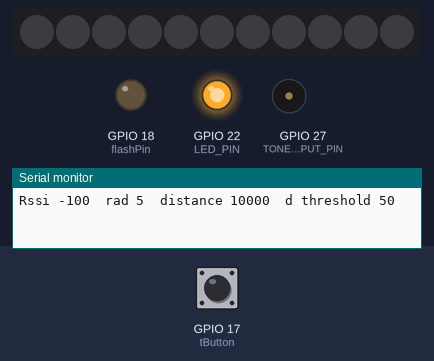
The sketch below on a simulated ESP32. Parts: 11 RGB LEDs in strip order, left to right, output pins drawn as LEDs (lit = HIGH), buzzer (waves = sounding), the last lines printed to the serial monitor. The inputs (shaded band) are chosen by the test bench; at power-on: GPIO 17 (tButton) HIGH. Random numbers use the default seed unless the sketch sets one; nothing arrives over Bluetooth unless stated.

Above: at 1.2 s.
1.3 s: GPIO 17 (tButton) pulled LOW for 0.15 s
At 3.3 s:
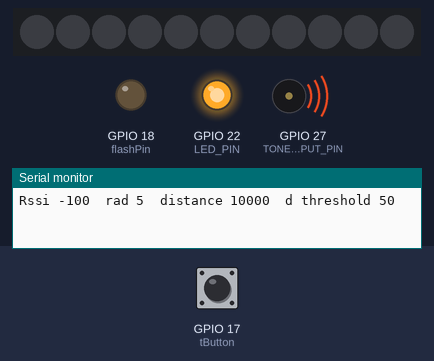
4.4 s: GPIO 17 (tButton) pulled LOW for 1 s
At 5.07 s:
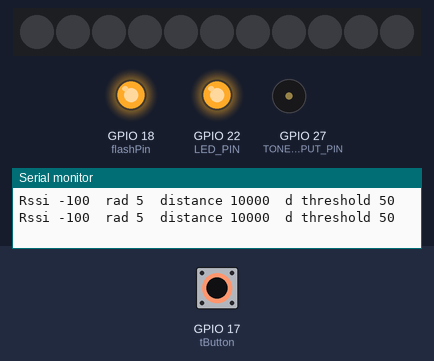
8.3 s: GPIO 17 (tButton) pulled LOW for 3.2 s
At 10.1 s:
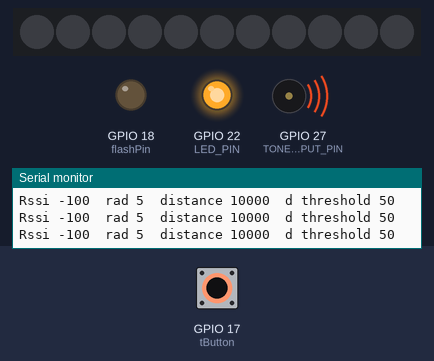
Timing chart, 0 to 12.3 s (numbered marks = the images above; inputs shaded):
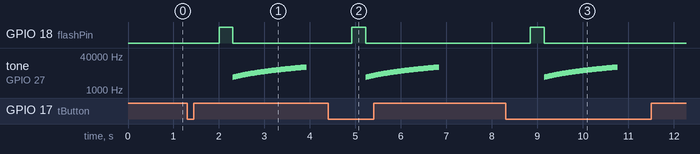

Measured:
- after the input at 1.3 s, GPIO 18 (flashPin): LOW → HIGH after 0.70 s, → LOW 0.30 s later; tone on GPIO 27 (TONE_OUTPUT_PIN): plays 4000 Hz for 0.02 s, 4100 Hz for 0.02 s, 4200 Hz for 0.02 s, 4300 Hz for 0.02 s, 4400 Hz for 0.02 s, 4500 Hz for 0.02 s … (81 notes in this stretch), starting after 1.0 s
- after the input at 4.4 s, GPIO 18 (flashPin): LOW → HIGH after 0.52 s, → LOW 0.30 s later; tone on GPIO 27 (TONE_OUTPUT_PIN): plays 4000 Hz for 0.02 s, 4100 Hz for 0.02 s, 4200 Hz for 0.02 s, 4300 Hz for 0.02 s, 4400 Hz for 0.02 s, 4500 Hz for 0.02 s … (81 notes in this stretch), starting after 0.82 s
- after the input at 8.3 s, GPIO 18 (flashPin): LOW → HIGH after 0.55 s, → LOW 0.30 s later; tone on GPIO 27 (TONE_OUTPUT_PIN): plays 4000 Hz for 0.02 s, 4100 Hz for 0.02 s, 4200 Hz for 0.02 s, 4300 Hz for 0.02 s, 4400 Hz for 0.02 s, 4500 Hz for 0.02 s … (81 notes in this stretch), starting after 0.85 s

The sketch:

detector_clientV2.ino
```cpp
/* Detector 1189
     Bases on Fake Geiger Counter with BLE Beacon on ESP32 by Olivier LANVIN 2022
   Based on Neil Kolban example for IDF: https://github.com/nkolban/esp32-snippets/blob/master/cpp_utils/tests/BLE%20Tests/SampleScan.cpp
   Ported to Arduino ESP32 by Evandro Copercini
   Rewritten by Ben and Stephen 2024
*/
//Libraries-------------------------------------------------------
#include <Arduino.h>
#include <BLEDevice.h>
#include <BLEUtils.h>
#include <BLEScan.h>
#include <BLEAdvertisedDevice.h>
#include <Ticker.h>
#include <Adafruit_NeoPixel.h>


//Debug----------------------------------------------------------------

#define DEBUG 1  //1 for serial debugging, 0 for production

#if DEBUG == 1
#define debug(x) Serial.print(x)
#define debugln(x) Serial.println(x)
#else
#define debug(x)
#define debugln(x)
#endif


//Pins-----------------------------------------------------------------
const int LED_PIN = 22;          // onboard led pin (depends on board type)
const int TONE_OUTPUT_PIN = 27;  // piezo buzzer pin
#define NEO_PIXELS 16            //led pin
const int tButton = 17;          // trigger button
const int flashPin = 18;         // flash


// neopixel
#define NUMPIXELS 11  //total
Adafruit_NeoPixel NeoPixels = Adafruit_NeoPixel(NUMPIXELS, NEO_PIXELS, NEO_GRB + NEO_KHZ800);
int bLED = 0;  //blue LED intensity
int gLED = 0;  //green LED intensity


//Flash
int fDelay = 300;       //flash duration
int fToneStart = 4000;  //start charge tone frequency
int fToneMax = 12000;   //max tone to reach
bool tPressed = false;  //is the trigger pressed
unsigned long button_time = 0;
unsigned long last_button_time = 0;


//BLueTooth strength
const int T_DISTANCE = 200;
const int MIN_RSSI = -100;
const int MAX_RSSI = -50;
const int MIN_RAD = 5;
const int MAX_RAD = 255;
const int MAX_DELAY_MILLISECONDS = 5000;
// Make this much less than the max-delay to be robust to missed scans.
const int SCAN_FREQUENCY_SECONDS = 1;


static char targetBeaconName[] = "Radioactive";
static char detectedBeaconName[] = "XXXXXXXXXXX";
static int detectedStrengthRssi = MIN_RSSI;
static long int lastDetectedTimestamp = 0;
static bool connected = false;
static BLEScan* pBLEScan;
static BLEAdvertisedDevice* myDevice;


//Piezo
const int TONE_PWM_CHANNEL = 1;         // analog pwm channel
const int FREQ = 3500;                  // resonance=3550 Hz    ADAPT TO YOUR OWN TYPE OF PIEZO
int detectionThreshold = 50;            // start detection value
const int MAX_DIST = pow(MIN_RSSI, 2);  //max "distance"
int distance = MAX_DIST;


class MyAdvertisedDeviceCallbacks : public BLEAdvertisedDeviceCallbacks {

  // This will be called anytime we see an advertised device
  void onResult(BLEAdvertisedDevice advertisedDevice) {
    // Check this is the device we're looking for.
    unsigned char static buf[] = "XXXXXXXXXXXXXXXXXX";
    ((String)(advertisedDevice.toString().c_str())).getBytes(buf, 18);
    for (int i = 0; i < 12; i++) {
      detectedBeaconName[i] = (char)buf[i + 6];
    }
    detectedBeaconName[11] = '\0';

    // If this is the device we're looking for...
    if (strcmp(detectedBeaconName, targetBeaconName) == 0) {
      lastDetectedTimestamp = millis();
      detectedStrengthRssi = advertisedDevice.getRSSI();
      // Save the device for later use.
      myDevice = new BLEAdvertisedDevice(advertisedDevice);
    }
  }
};


int rssiToRad(int rssi) {
  // Constrain for safety (e.g. a zero or positive RSSI).
  int constrainedRssi = constrain(rssi, MIN_RSSI, MAX_RSSI);
  distance = pow(rssi, 2);  //set the current distance for the feedback
  int rad = map(
    // Square power to get a value that increases linearly with
    // distance (inverse square law)
    pow(constrainedRssi, 2),
    // Map from rssi^2 range (remember that rssi is negative, so
    // MAX_RSSI^2 squared is less than MIN_RSSI^2)
    pow(MAX_RSSI, 2), pow(MIN_RSSI, 2),
    // ...to range of (255, 5), which will mean that low rssi/power is
    // closer to 5.
    MAX_RAD, MIN_RAD);
  return constrain(rad, MIN_RAD, MAX_RAD);
}


class MyClientCallback : public BLEClientCallbacks {
  void onConnect(BLEClient* pclient) {
    connected = true;
    debugln("Device connected");
  }

  void onDisconnect(BLEClient* pclient) {
    connected = false;
    debugln("Device disconnected");
  }
};


void ensureConnected() {
  // If already connected, nothing to do, so return immediately.
  if (connected) {
    return;
  }

  debugln("Connecting!");
  BLEClient* pClient = BLEDevice::createClient();
  pClient->setClientCallbacks(new MyClientCallback());
  pClient->connect(myDevice);
}


void tick() {
  if ((random(distance)) < detectionThreshold) {  // pseudo-random pulse
    digitalWrite(LED_PIN, LOW);                   // flash led
    ledcWriteTone(TONE_PWM_CHANNEL, FREQ);
    delay(5);
    ledcWriteTone(TONE_PWM_CHANNEL, 0);
    digitalWrite(LED_PIN, HIGH);
  }
}

Ticker tickerSet;

//button interrupt
void IRAM_ATTR isr() {
  button_time = millis();
  if (button_time - last_button_time > 250) {
    tPressed = true;
    last_button_time = button_time;
  }
}


//setup-----------------------------------------------------------------------
void setup() {
  // Serial only used for debug messages.
  Serial.begin(4800);


  //PINS
  pinMode(LED_PIN, OUTPUT);
  pinMode(flashPin, OUTPUT);
  pinMode(TONE_OUTPUT_PIN, OUTPUT);

  pinMode(tButton, INPUT_PULLUP);
  attachInterrupt(tButton, isr, FALLING);

  digitalWrite(LED_PIN, HIGH);  // led off (depends on board type)
  digitalWrite(flashPin, LOW);

  // configure neo pixels
  NeoPixels.begin();
  NeoPixels.setBrightness(255);
  NeoPixels.show();  // Initialize all pixels to 'off'


  //PIEZO
  ledcSetup(1, 100, 8);  // 100 Hz PWM, 8-bit resolution
  ledcWrite(1, 0);
  ledcAttachPin(TONE_OUTPUT_PIN, TONE_PWM_CHANNEL);  // assign buzzer
  tickerSet.attach_ms(30, tick);                     // minimal delay between pulses


  BLEDevice::init("");
  // Create new scan
  pBLEScan = BLEDevice::getScan();
  // Set callbacks to be called anytime we see an advertised device.
  pBLEScan->setAdvertisedDeviceCallbacks(new MyAdvertisedDeviceCallbacks());
  // Active scan uses more power, but get results faster
  pBLEScan->setActiveScan(true);
  pBLEScan->setInterval(100);
  // Less or equal setInterval value (buy why?)
  pBLEScan->setWindow(99);
}

//Loop---------------------------------------------------------------------------------
void loop() {

  // If we haven't seen the device advertised in a while, set the
  // strength back to the minimum
  if ((millis() - lastDetectedTimestamp) > MAX_DELAY_MILLISECONDS) {
    detectedStrengthRssi = MIN_RSSI;
  }

  // Start the scan
  pBLEScan->start(SCAN_FREQUENCY_SECONDS, false);
  // Delete results fromBLEScan buffer to release memory
  pBLEScan->clearResults();


  int rad = rssiToRad(detectedStrengthRssi);
  //debugln(rad);
  //debugln(tPressed);

  //button press
  if (tPressed == true) {
    tPressed = false;
    if (rad > T_DISTANCE) {
      ensureConnected();
      detectionThreshold = 50;
    }

    tickerSet.attach_ms(5000, tick);
    digitalWrite(flashPin, HIGH);
    delay(fDelay);
    digitalWrite(flashPin, LOW);

    detectionThreshold = 1;
    for (float freq = fToneStart; freq <= fToneMax; freq += 100) {
      ledcWriteTone(TONE_PWM_CHANNEL, freq);
      delay(20);
    }
    ledcWriteTone(TONE_PWM_CHANNEL, 0);
    //noTone(TONE_OUTPUT_PIN);
    tickerSet.attach_ms(30, tick);
    detectionThreshold = 50;
  }


  if (!connected) {
    //piezo
    if (rad <= 6) detectionThreshold = 50;
    else detectionThreshold = 2000;  // if nothing is detected set threashhold low,

    //LED OUTPUTS

    //indicators
    if (rad > 6) NeoPixels.setPixelColor(3, NeoPixels.Color(0, 0, 254));
    else NeoPixels.setPixelColor(3, NeoPixels.Color(0, 0, 0));
    if (rad > 75) NeoPixels.setPixelColor(2, NeoPixels.Color(0, 0, 254));
    else NeoPixels.setPixelColor(2, NeoPixels.Color(0, 0, 0));
    if (rad > 150) NeoPixels.setPixelColor(1, NeoPixels.Color(0, 0, 254));
    else NeoPixels.setPixelColor(1, NeoPixels.Color(0, 0, 0));
    if (rad > 200) NeoPixels.setPixelColor(0, NeoPixels.Color(0, 0, 254));
    else NeoPixels.setPixelColor(0, NeoPixels.Color(0, 0, 0));


    if (rad <= 5) {
      gLED = 0;
      bLED = 0;
    }

    else if (rad >= 6 && rad <= 125) {
      bLED = map(rad, 6, 125, 10, 255);
      gLED = 0;
    }

    else if (rad > 125) {
      bLED = map(rad, 126, 140, 255, 0);
      gLED = map(rad, 126, 200, 0, 255);
      if (bLED < 0) bLED = 0;
      if (gLED > 255) gLED = 255;
    }

    for (int k = 4; k <= NUMPIXELS; k++) {
      NeoPixels.setPixelColor(k, NeoPixels.Color(0, gLED, bLED));
    }


    NeoPixels.show();
  }


  if (connected) {
    rad = 5;
    for (int k = 0; k <= NUMPIXELS; k++) {
      NeoPixels.setPixelColor(k, NeoPixels.Color(0, 0, 0));
    }
    NeoPixels.show();
  }
  debug("Rssi ");
  debug(detectedStrengthRssi);
  debug("  rad ");
  debug(rad);
  debug("  distance ");
  debug(distance);
  debug("  d threshold ");
  debugln(detectionThreshold);
}
```
